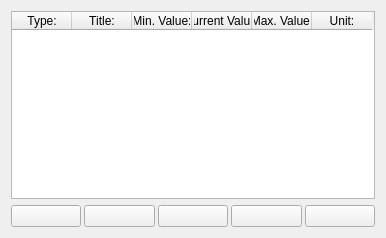
<?xml version="1.0" encoding="UTF-8"?>
<ui version="4.0">
 <class>MBSWtable_Form</class>
 <widget class="QWidget" name="MBSWtable_Form">
  <property name="geometry">
   <rect>
    <x>0</x>
    <y>0</y>
    <width>386</width>
    <height>238</height>
   </rect>
  </property>
  <property name="sizePolicy">
   <sizepolicy hsizetype="Expanding" vsizetype="Expanding">
    <horstretch>0</horstretch>
    <verstretch>0</verstretch>
   </sizepolicy>
  </property>
  <property name="minimumSize">
   <size>
    <width>0</width>
    <height>0</height>
   </size>
  </property>
  <property name="font">
   <font>
    <family>Liberation Sans</family>
    <pointsize>9</pointsize>
   </font>
  </property>
  <property name="windowTitle">
   <string>Measuring Blocks</string>
  </property>
  <layout class="QGridLayout" name="gridLayout">
   <item row="0" column="0">
    <widget class="QTableWidget" name="selectedMBsSWs_tableWidget">
     <property name="minimumSize">
      <size>
       <width>0</width>
       <height>0</height>
      </size>
     </property>
     <property name="font">
      <font>
       <family>Liberation Sans</family>
      </font>
     </property>
     <property name="editTriggers">
      <set>QAbstractItemView::NoEditTriggers</set>
     </property>
     <property name="alternatingRowColors">
      <bool>true</bool>
     </property>
     <property name="selectionMode">
      <enum>QAbstractItemView::ContiguousSelection</enum>
     </property>
     <property name="selectionBehavior">
      <enum>QAbstractItemView::SelectRows</enum>
     </property>
     <attribute name="horizontalHeaderDefaultSectionSize">
      <number>60</number>
     </attribute>
     <column>
      <property name="text">
       <string>Type:</string>
      </property>
     </column>
     <column>
      <property name="text">
       <string>Title:</string>
      </property>
     </column>
     <column>
      <property name="text">
       <string>Min. Value:</string>
      </property>
     </column>
     <column>
      <property name="text">
       <string>Current Value:</string>
      </property>
     </column>
     <column>
      <property name="text">
       <string>Max. Value:</string>
      </property>
     </column>
     <column>
      <property name="text">
       <string>Unit:</string>
      </property>
     </column>
    </widget>
   </item>
   <item row="1" column="0">
    <layout class="QGridLayout" name="gridLayout_2">
     <property name="topMargin">
      <number>0</number>
     </property>
     <property name="bottomMargin">
      <number>0</number>
     </property>
     <property name="spacing">
      <number>3</number>
     </property>
     <item row="0" column="0">
      <widget class="QPushButton" name="mbswmovedown_pushButton">
       <property name="sizePolicy">
        <sizepolicy hsizetype="Expanding" vsizetype="Preferred">
         <horstretch>0</horstretch>
         <verstretch>0</verstretch>
        </sizepolicy>
       </property>
       <property name="minimumSize">
        <size>
         <width>0</width>
         <height>0</height>
        </size>
       </property>
       <property name="maximumSize">
        <size>
         <width>16777215</width>
         <height>16777215</height>
        </size>
       </property>
       <property name="text">
        <string/>
       </property>
       <property name="icon">
        <iconset resource="../../resources/FreeSSM.qrc">
         <normaloff>:/icons/chrystal/32x32/1downarrow.png</normaloff>:/icons/chrystal/32x32/1downarrow.png</iconset>
       </property>
       <property name="iconSize">
        <size>
         <width>24</width>
         <height>24</height>
        </size>
       </property>
      </widget>
     </item>
     <item row="0" column="1">
      <widget class="QPushButton" name="mbswmoveup_pushButton">
       <property name="sizePolicy">
        <sizepolicy hsizetype="Expanding" vsizetype="Preferred">
         <horstretch>0</horstretch>
         <verstretch>0</verstretch>
        </sizepolicy>
       </property>
       <property name="minimumSize">
        <size>
         <width>0</width>
         <height>0</height>
        </size>
       </property>
       <property name="maximumSize">
        <size>
         <width>16777215</width>
         <height>16777215</height>
        </size>
       </property>
       <property name="text">
        <string/>
       </property>
       <property name="icon">
        <iconset resource="../../resources/FreeSSM.qrc">
         <normaloff>:/icons/chrystal/32x32/1uparrow.png</normaloff>:/icons/chrystal/32x32/1uparrow.png</iconset>
       </property>
       <property name="iconSize">
        <size>
         <width>24</width>
         <height>24</height>
        </size>
       </property>
      </widget>
     </item>
     <item row="0" column="2">
      <widget class="QPushButton" name="showMin_pushButton">
       <property name="sizePolicy">
        <sizepolicy hsizetype="Expanding" vsizetype="Preferred">
         <horstretch>0</horstretch>
         <verstretch>0</verstretch>
        </sizepolicy>
       </property>
       <property name="minimumSize">
        <size>
         <width>0</width>
         <height>0</height>
        </size>
       </property>
       <property name="maximumSize">
        <size>
         <width>16777215</width>
         <height>16777215</height>
        </size>
       </property>
       <property name="text">
        <string/>
       </property>
       <property name="icon">
        <iconset resource="../../resources/FreeSSM.qrc">
         <normaloff>:/icons/freessm/24x24/show-min-value.png</normaloff>:/icons/freessm/24x24/show-min-value.png</iconset>
       </property>
       <property name="iconSize">
        <size>
         <width>24</width>
         <height>24</height>
        </size>
       </property>
       <property name="checkable">
        <bool>true</bool>
       </property>
      </widget>
     </item>
     <item row="0" column="3">
      <widget class="QPushButton" name="showMax_pushButton">
       <property name="sizePolicy">
        <sizepolicy hsizetype="Expanding" vsizetype="Preferred">
         <horstretch>0</horstretch>
         <verstretch>0</verstretch>
        </sizepolicy>
       </property>
       <property name="minimumSize">
        <size>
         <width>0</width>
         <height>0</height>
        </size>
       </property>
       <property name="maximumSize">
        <size>
         <width>16777215</width>
         <height>16777215</height>
        </size>
       </property>
       <property name="text">
        <string/>
       </property>
       <property name="icon">
        <iconset resource="../../resources/FreeSSM.qrc">
         <normaloff>:/icons/freessm/24x24/show-max-value.png</normaloff>:/icons/freessm/24x24/show-max-value.png</iconset>
       </property>
       <property name="iconSize">
        <size>
         <width>24</width>
         <height>24</height>
        </size>
       </property>
       <property name="checkable">
        <bool>true</bool>
       </property>
      </widget>
     </item>
     <item row="0" column="4">
      <widget class="QPushButton" name="resetMinMax_pushButton">
       <property name="sizePolicy">
        <sizepolicy hsizetype="Expanding" vsizetype="Preferred">
         <horstretch>0</horstretch>
         <verstretch>0</verstretch>
        </sizepolicy>
       </property>
       <property name="minimumSize">
        <size>
         <width>0</width>
         <height>0</height>
        </size>
       </property>
       <property name="maximumSize">
        <size>
         <width>16777215</width>
         <height>16777215</height>
        </size>
       </property>
       <property name="text">
        <string/>
       </property>
       <property name="icon">
        <iconset resource="../../resources/FreeSSM.qrc">
         <normaloff>:/icons/freessm/24x24/reset-min-max.png</normaloff>:/icons/freessm/24x24/reset-min-max.png</iconset>
       </property>
       <property name="iconSize">
        <size>
         <width>24</width>
         <height>24</height>
        </size>
       </property>
      </widget>
     </item>
    </layout>
   </item>
  </layout>
 </widget>
 <resources>
  <include location="../../resources/FreeSSM.qrc"/>
 </resources>
 <connections/>
</ui>
